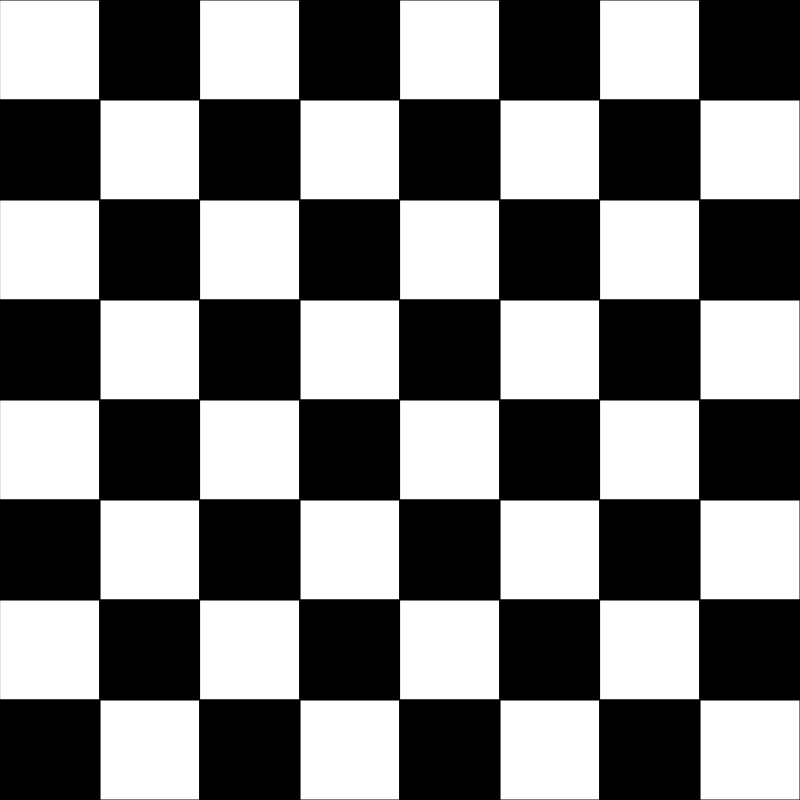
Frame 1 (no input)
Frame 60 (no input): identical to frame 1, image omitted
Frame 120 (the mouse pressed at the canvas centre since frame 60): identical to frame 1, image omitted

The p5.js sketch that drew this single still picture (run headless with seeded random() and noise() and a simulated clock; from frame 60 on, the mouse is pressed at the canvas centre):

// p5.js sketch
// ── sketch.js
//Global variables
var squares = [];
var s = 800;
// setup code
function setup() {
  var cnv = createCanvas(s, s);
  cnv.position((windowWidth-width)/2, 30);
  background(0, 0, 0);
  loadSquares(8);
}
function draw() {
  background(0, 0, 0);
  for (i = 0; i < squares.length; i++){
  squares[i].run();
  }
}
function loadSquares(numSquares){
  var a = 0;
  var b = (s/numSquares);
  //
  for (var i = 0; i < numSquares; i++){
    for (var c = 0; c < numSquares; c++){
      if (c%2 === 0)
      {
        var x = (a);
        var y = ((s/numSquares)*i);
        var sz = (s/numSquares, s/numSquares);
        var col = (255, 255, 255);
        squares.push(new Square(x, y, sz, col))
        a = a + ((s/numSquares)*2);
      }
    else {
      var x = (b);
      var y = ((s/numSquares)*i);
      var sz = (s/numSquares, s/numSquares);
      var col = (0, 0, 0);
      squares.push(new Square(x, y, sz, col))
      b = b + ((s/numSquares)*2);
    }
  }
    if (i%2 === 0)
    {
      a = (s/numSquares);
      b = 0;
    }
    else
    {
      a = 0;
      b = (s/numSquares);
    }
  }
}

// ── square.js
/*
** Checkerboard
** Anthony Rebuelta
** September 11, 2018
*/

function Square(locX, locY, se, col){
  // Instance variables
  this.locX = locX;
  this.locY = locY;
  this.se = se;
  this.col = col;
  // This function calls other functions
  this.run = function (){
    this.render();
  }
  this.render = function(){
    fill(this.col);
    rect(this.locX, this.locY, se, se);
  }
}
